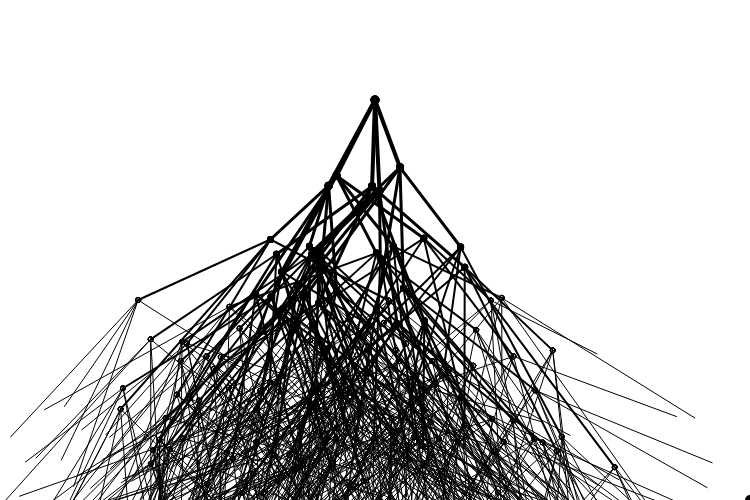
Frame 1 (no input)
Frame 60 (no input): identical to frame 1, image omitted
Frame 120 (the mouse pressed at the canvas centre since frame 60): identical to frame 1, image omitted

The p5.js sketch that drew this single still picture (run headless with seeded random() and noise() and a simulated clock; from frame 60 on, the mouse is pressed at the canvas centre):

// p5.js sketch
// ── sketch.js
let width = 750;
let height = 500;
let maxLevels = 4;
let numChildren = 5;



function setup() {
  createCanvas(width, height);
  background(255);
  noFill();
  newTree();
}


function draw() {
  background(255);
  trunk.updateMe(width, height);
  trunk.drawMe();
}


function newTree() {
  // way to create a new branch object 
  // lev ind ex why you start with 0 and 1 at level and children
  // mostly the zero is important 
  // this variable needs to be accessed by the draw
  // function as well 
  trunk = new Branch(0, 1, width / 2, 50);
  // call draw me to design the object 
  trunk.drawMe();
}

// let children = [];

class Branch {

  // Here the branch is created 
  // ex and why are arbitrary points where you want to plant 
  // your tree
  constructor(lev, ind, ex, why) {
    this.level = lev;
    this.index = ind;
    this.ex = ex;
    this.why = why;
    // create a list with all the children 
    this.children = [];
    // this update me defines x, y, endx, endy
    this.updateMe(this.ex, this.why);

    if (this.level < maxLevels) {
      for (let x = 0; x < numChildren; x++) {
        this.children[x] = new Branch(this.level + 1, x, this.endx, this.endy);
      }
    }
  }
  updateMe(ex, why) {
    this.x = ex;
    this.y = why;
    this.endx = this.x + (this.level * (random(100) - 50));
    this.endy = this.y + 50 + (this.level * random(50));
  }

  drawMe() {

    let strokeW = (1 / this.level) * 100;
    let alp = 255 / this.level;
    let len = (1 / this.level) * random(200);
    let rot = random(360);
    let lenChange = random(10) - 5;
    let rotChange = random(10) - 5;

    strokeWeight(maxLevels - this.level + 1);
    line(this.x, this.y, this.endx, this.endy);
    ellipse(this.x, this.y, 5, 5);
    for (let i = 0; i < this.children.length; i++) {
      this.children[i].drawMe();
    }
  }

}
